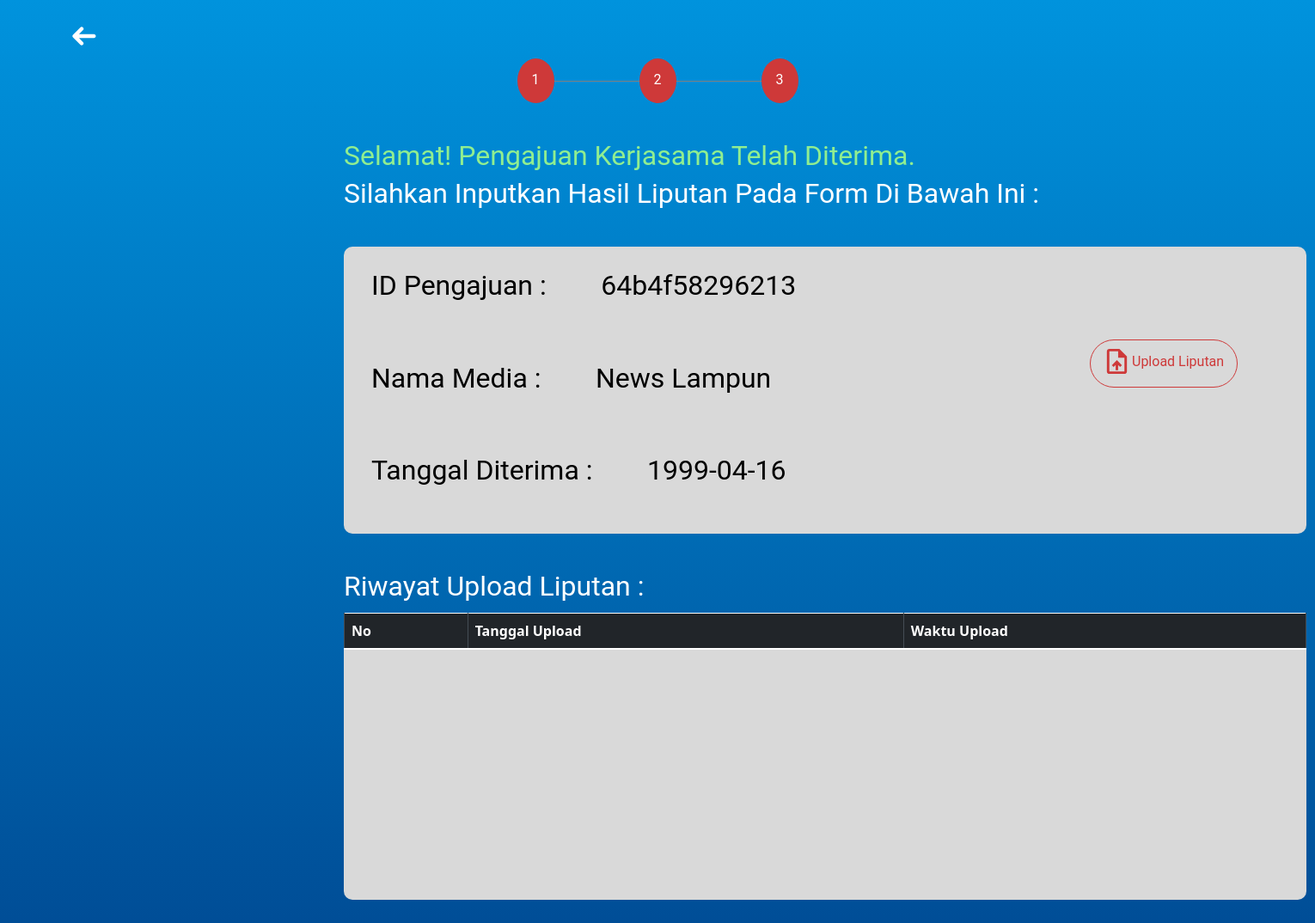
Page /member-page/pengajuanterima.php?id_pengajuan=64b4f58296213 (signed in) on the earlier database version.
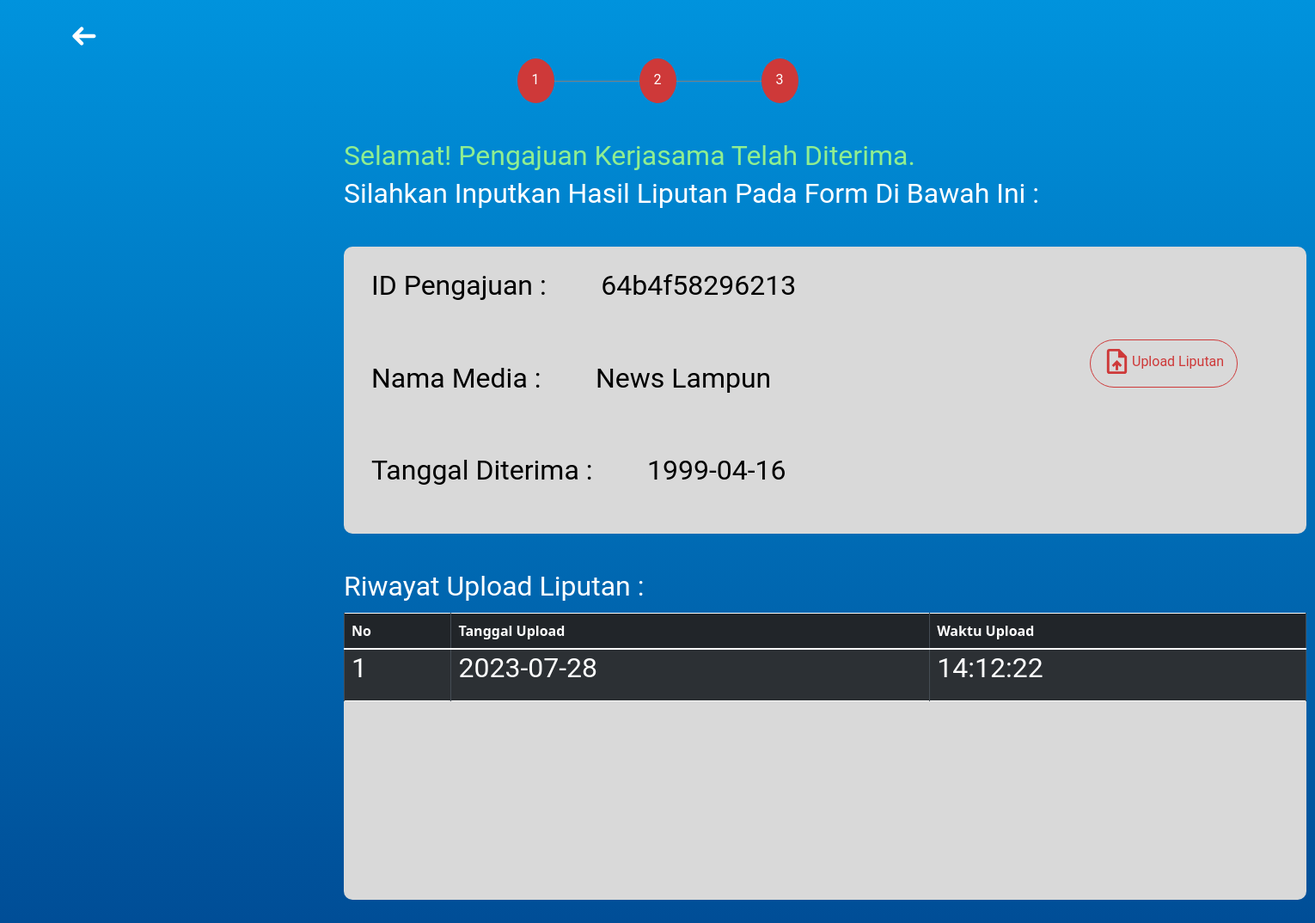
Same page on the later database version.
### tables this page shows
CREATE TABLE `hasilliputan` (
  `id_hasil` varchar(255) NOT NULL,
  `id_pengajuan` varchar(255) DEFAULT NULL,
  `judul` varchar(255) DEFAULT NULL,
  `link` varchar(255) DEFAULT NULL,
  `keterangan` varchar(255) DEFAULT NULL,
  `tglUpload` datetime DEFAULT NULL
);

### member-page/pengajuanterima.php (the view, shortened to what this page needs)
<?php
include "../config/connection.php";
$id_pengajuan = $_GET['id_pengajuan'];
?>
<!DOCTYPE html>
<html lang="en">
<head>
    <link rel="stylesheet" href="../style/style-tambah-terima.css">
    <link href="https://cdn.jsdelivr.net/npm/bootstrap@5.3.0/dist/css/bootstrap.min.css" rel="stylesheet">
    <link rel="stylesheet" href="https://cdn.jsdelivr.net/npm/bootstrap@4.6.2/dist/css/bootstrap.min.css">
    <link href="https://cdn.jsdelivr.net/npm/bootstrap@5.0.2/dist/css/bootstrap.min.css" rel="stylesheet">
    <link href="https://cdn.jsdelivr.net/npm/bootstrap@5.3.0/dist/css/bootstrap.min.css" rel="stylesheet">
</head>
<body>
    <div class="navbar">
        <a href="../index.php" style="text-decoration: none; color:white">
        </a>
    </div>
    <div class="progress-container">
        <div class="circleOn">
            <p class="text-progress">1</p>
        </div>
        <div class="line"></div>
        <div class="circleOn">
            <p class="text-progress">2</p>
        </div>
        <div class="line"></div>
        <div class="circleOn">
            <p class="text-progress">3</p>
        </div>
    </div>
    <div id="container" class="mt-5">
        <p class="p-container" style="color:lightgreen">Selamat! Pengajuan Kerjasama Telah Diterima.</p>
        <p class="p-container mb-5">Silahkan inputkan hasil Liputan pada Form di bawah ini : </p>
        <div class="rectangle">
            <p class="text-rect" style="color: #000;">ID Pengajuan : &nbsp &nbsp &nbsp &nbsp<?php echo $id_pengajuan; ?></p>
            <div id="modalProcess">
                <div class="oval">
                    <button style="display: flex; flex-direction: row; " type="button" class="btn" data-bs-toggle="modal" data-bs-target="#modalUpload">
                        <p id="upload-text" style="color: #CE3939; font-size:1rem; margin-top: 0.3rem;">Upload Liputan</p>
                    </button>
                </div>
            </div>
            <p class="text-rect" style="color: #000;">Nama Media : &nbsp &nbsp &nbsp &nbsp<?php echo $_SESSION['company_name']; ?></p>
            <p class="text-rect" style="color: #000;">Tanggal Diterima : &nbsp &nbsp &nbsp &nbsp<?php echo $_SESSION['tglterima']; ?></p>
        </div>
        <div id="riwayat-liputan">
            <p id="riwayat-text">Riwayat Upload Liputan :</p>
            <div class="rectangle">
                <table class="table table-dark table-striped table-bordered table-hover">
                    <thead>
                        <tr>
                            <th scope="col">No</th>
                            <th scope="col">Tanggal Upload</th>
                            <th scope="col">Waktu Upload</th>
                        </tr>
                    </thead>
                    <tbody>
                        <?php
                        $sql = "SELECT * FROM hasilliputan JOIN pengajuan ON hasilliputan.id_pengajuan = pengajuan.id_pengajuan WHERE hasilliputan.id_pengajuan = ? ORDER BY hasilliputan.tglUpload DESC;";
                        if ($stmt = $conn->prepare($sql)) {
                            $stmt->bind_param("s", $id_pengajuan);
                            $stmt->execute();
                            $result = $stmt->get_result();
                            $no = 1;
                            while ($user = $result->fetch_assoc()) {
                                $datetime = new DateTime($user['tglUpload']);
                                $date = $datetime->format('Y-m-d');
                                $time = $datetime->format('H:i:s');
                                $id_hasil = $user['id_hasil'];
                                echo "<tr data-bs-toggle='modal' data-bs-target='#modal-riwayat' data-id='$id_hasil'>
                                <td><p class='text-table'>$no</p></td>
                                <td><p class='text-table'>$date</p></td>
                                <td><p class='text-table'>$time</p></td>
                              </tr>";
                                $no++;
                            }
                        } else {
                            echo "Error: " . $conn->error;
                        }
                        ?>
                    </tbody>
                </table>
            </div>
        </div>
    </div>
</body>
</html>

Differences in the rows shown:
added hasilliputan: tglUpload "2023-07-28", tglUpload "14:12:22"
